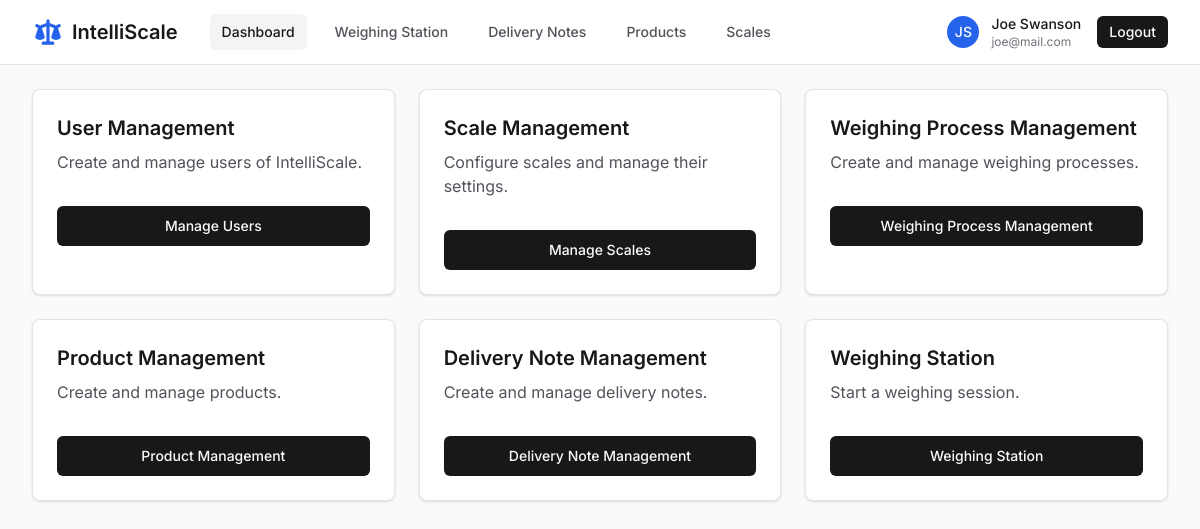
The page /users/dashboard/operator/ (signed in) on the database its author committed.
### users/models.py (models this page shows, shortened)
class CustomUser(AbstractUser):
    ROLE_CHOICES = (
        ('admin', 'Admin'),
        ('manager', 'Manager'),
        ('operator', 'Operator'),
    )
    role = models.CharField(max_length=10, choices=ROLE_CHOICES, default='operator')

### users/views.py (the view)
# urls.py: path('dashboard/operator/', user_views.operator_dashboard, name='operator_dashboard'),
@login_required
def operator_dashboard(request):
    if not request.user.role == 'operator':
        return HttpResponseForbidden("You don't have permission to access this page.")
    return render(request, 'scale/operator_dashboard.html')

### scale/templates/scale/operator_dashboard.html (shortened to what this page needs)
<!DOCTYPE html>
<html>
<head>
    <script src="https://cdn.tailwindcss.com"></script>
</head>
<body class="bg-zinc-50 min-h-screen">
    <header class="bg-white border-b border-zinc-200 sticky top-0 z-30">
        <div class="max-w-7xl mx-auto px-4 sm:px-6 lg:px-8">
            <div class="flex justify-between items-center h-16">
                <div class="flex items-center">
                    <div class="flex-shrink-0">
                        <a href="{% url 'scale:admin_dashboard' %}" class="flex items-center">
                            <span class="ml-2 text-xl font-semibold text-zinc-900">IntelliScale</span>
                        </a>
                    </div>
                    <nav class="hidden md:ml-8 md:flex md:space-x-4">
                        <a href="{% url 'scale:admin_dashboard' %}" class="px-3 py-2 rounded-md text-sm font-medium text-zinc-900 bg-zinc-100">Dashboard</a>
                        <a href="{% url 'scale:weighing_station' %}" class="px-3 py-2 rounded-md text-sm font-medium text-zinc-600 hover:text-zinc-900 hover:bg-zinc-50">Weighing Station</a>
                        <a href="{% url 'scale:delivery_note_list' %}" class="px-3 py-2 rounded-md text-sm font-medium text-zinc-600 hover:text-zinc-900 hover:bg-zinc-50">Delivery Notes</a>
                        <a href="{% url 'scale:product_list' %}" class="px-3 py-2 rounded-md text-sm font-medium text-zinc-600 hover:text-zinc-900 hover:bg-zinc-50">Products</a>
                        <a href="{% url 'scale:scale_list' %}" class="px-3 py-2 rounded-md text-sm font-medium text-zinc-600 hover:text-zinc-900 hover:bg-zinc-50">Scales</a>
                    </nav>
                </div>
                <div class="flex items-center">
                    <div class="hidden md:flex items-center">
                        <div class="flex items-center">
                            <div class="flex-shrink-0">
                                <div class="h-8 w-8 rounded-full bg-blue-600 flex items-center justify-center">
                                    <span class="text-sm font-medium text-white">{{ user.first_name|first }}{{ user.last_name|first }}</span>
                                </div>
                            </div>
                            <div class="ml-3">
                                <div class="text-sm font-medium text-zinc-900">
                                    {{ user.first_name }} {{ user.last_name }}
                                </div>
                                <div class="text-xs text-zinc-500">
                                    {{ user.email }}
                                </div>
                            </div>
                        </div>
                        <form method="post" action="{% url 'users:logout' %}" class="ml-4">
                            <button type="submit" class="inline-flex items-center justify-center whitespace-nowrap rounded-md text-sm font-medium bg-zinc-900 text-zinc-50 hover:bg-zinc-900/90 h-8 px-3 py-1">
                                Logout
                            </button>
                        </form>
                    </div>
                </div>
            </div>
        </div>
    </header>
    <div class="max-w-7xl mx-auto py-6 px-4 sm:px-6 lg:px-8">
        <div class="grid grid-cols-1 md:grid-cols-2 lg:grid-cols-3 gap-6">
            <div class="bg-white shadow rounded-lg overflow-hidden border border-zinc-200">
                <div class="p-6">
                    <h2 class="text-xl font-semibold text-zinc-900 mb-2">User Management</h2>
                    <p class="text-zinc-600 mb-8">Create and manage users of IntelliScale.</p>
                    <a href="{% url 'users:user_list' %}" class="inline-flex items-center justify-center whitespace-nowrap rounded-md text-sm font-medium bg-zinc-900 text-zinc-50 hover:bg-zinc-900/90 h-10 px-4 py-2 w-full">
                        Manage Users
                    </a>
                </div>
            </div>
            <div class="bg-white shadow rounded-lg overflow-hidden border border-zinc-200">
                <div class="p-6">
                    <h2 class="text-xl font-semibold text-zinc-900 mb-2">Scale Management</h2>
                    <p class="text-zinc-600 mb-8">Configure scales and manage their settings.</p>
                    <a href="{% url 'scale:scale_list' %}" class="inline-flex items-center justify-center whitespace-nowrap rounded-md text-sm font-medium bg-zinc-900 text-zinc-50 hover:bg-zinc-900/90 h-10 px-4 py-2 w-full">
                        Manage Scales
                    </a>
                </div>
            </div>
             <div class="bg-white shadow rounded-lg overflow-hidden border border-zinc-200">
                <div class="p-6">
                    <h2 class="text-xl font-semibold text-zinc-900 mb-2">Weighing Process Management</h2>
                    <p class="text-zinc-600 mb-8">Create and manage weighing processes.</p>
                    <a href="{% url 'scale:weighing_process_list' %}" class="inline-flex items-center justify-center whitespace-nowrap rounded-md text-sm font-medium bg-zinc-900 text-zinc-50 hover:bg-zinc-900/90 h-10 px-4 py-2 w-full">
                        Weighing Process Management
                    </a>
                </div>
            </div>
            <div class="bg-white shadow rounded-lg overflow-hidden border border-zinc-200">
                <div class="p-6">
                    <h2 class="text-xl font-semibold text-zinc-900 mb-2">Product Management</h2>
                    <p class="text-zinc-600 mb-8">Create and manage products.</p>
                    <a href="{% url 'scale:product_list' %}" disabled class="inline-flex items-center justify-center whitespace-nowrap rounded-md text-sm font-medium bg-zinc-900 text-zinc-50 hover:bg-zinc-900/90 h-10 px-4 py-2 w-full">
                        Product Management
                    </a>
                </div>
            </div>
            <div class="bg-white shadow rounded-lg overflow-hidden border border-zinc-200">
                <div class="p-6">
                    <h2 class="text-xl font-semibold text-zinc-900 mb-2">Delivery Note Management</h2>
                    <p class="text-zinc-600 mb-8">Create and manage delivery notes.</p>
                    <a href="{% url 'scale:delivery_note_list' %}" class="inline-flex items-center justify-center whitespace-nowrap rounded-md text-sm font-medium bg-zinc-900 text-zinc-50 hover:bg-zinc-900/90 h-10 px-4 py-2 w-full">
                        Delivery Note Management
                    </a>
                </div>
            </div>
            <div class="bg-white shadow rounded-lg overflow-hidden border border-zinc-200">
                <div class="p-6">
                    <h2 class="text-xl font-semibold text-zinc-900 mb-2">Weighing Station</h2>
                    <p class="text-zinc-600 mb-8">Start a weighing session.</p>
                    <a href="{% url 'scale:weighing_station' %}" class="inline-flex items-center justify-center whitespace-nowrap rounded-md text-sm font-medium bg-zinc-900 text-zinc-50 hover:bg-zinc-900/90 h-10 px-4 py-2 w-full">
                        Weighing Station
                    </a>
                </div>
            </div>
        </div>
    </div>
</body>
</html>

### rows shown on the page
CustomUser: first_name|first "J", last_name|first "S", first_name "Joe", last_name "Swanson", email "joe@mail.com"
